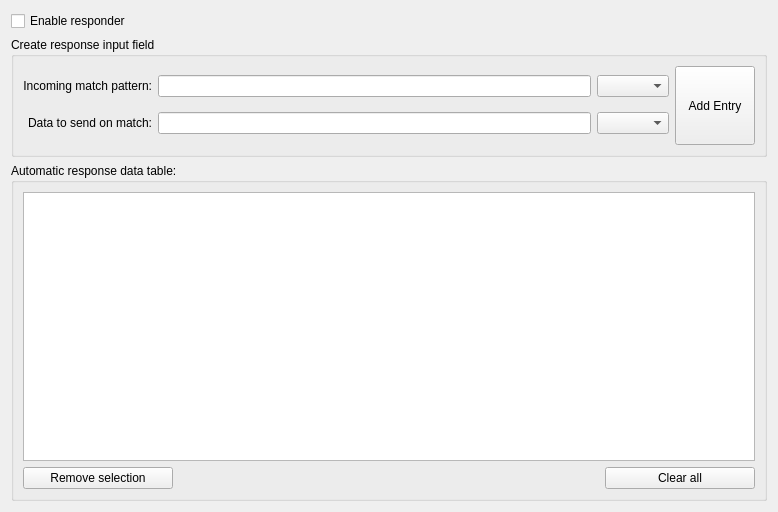
<?xml version="1.0" encoding="UTF-8"?>
<!-- SPDX-License-Identifier: GPL-3.0-only -->
<ui version="4.0">
 <class>ResponderWidget</class>
 <widget class="QWidget" name="ResponderWidget">
  <property name="geometry">
   <rect>
    <x>0</x>
    <y>0</y>
    <width>778</width>
    <height>512</height>
   </rect>
  </property>
  <property name="windowTitle">
   <string>Form</string>
  </property>
  <layout class="QVBoxLayout" name="verticalLayout_2">
   <item>
    <widget class="QCheckBox" name="checkBoxEnableResponder">
     <property name="text">
      <string>Enable responder</string>
     </property>
    </widget>
   </item>
   <item>
    <layout class="QVBoxLayout" name="verticalLayout">
     <item>
      <widget class="QGroupBox" name="groupInput">
       <property name="sizePolicy">
        <sizepolicy hsizetype="Ignored" vsizetype="Minimum">
         <horstretch>0</horstretch>
         <verstretch>0</verstretch>
        </sizepolicy>
       </property>
       <property name="minimumSize">
        <size>
         <width>0</width>
         <height>120</height>
        </size>
       </property>
       <property name="maximumSize">
        <size>
         <width>16777215</width>
         <height>120</height>
        </size>
       </property>
       <property name="title">
        <string>Create response input field</string>
       </property>
       <layout class="QHBoxLayout" name="horizontalLayout">
        <item>
         <layout class="QGridLayout" name="gridLayout">
          <item row="1" column="1">
           <widget class="QLineEdit" name="leDataOutput"/>
          </item>
          <item row="0" column="2">
           <widget class="QComboBox" name="cmbFormatIn"/>
          </item>
          <item row="0" column="1">
           <widget class="QLineEdit" name="leDataInput"/>
          </item>
          <item row="1" column="2">
           <widget class="QComboBox" name="cmbFormatOut"/>
          </item>
          <item row="0" column="0">
           <widget class="QLabel" name="label">
            <property name="text">
             <string>Incoming match pattern:</string>
            </property>
            <property name="alignment">
             <set>Qt::AlignRight|Qt::AlignTrailing|Qt::AlignVCenter</set>
            </property>
           </widget>
          </item>
          <item row="1" column="0">
           <widget class="QLabel" name="label_2">
            <property name="text">
             <string>Data to send on match:</string>
            </property>
            <property name="alignment">
             <set>Qt::AlignRight|Qt::AlignTrailing|Qt::AlignVCenter</set>
            </property>
           </widget>
          </item>
         </layout>
        </item>
        <item>
         <widget class="QPushButton" name="btnAddInput">
          <property name="sizePolicy">
           <sizepolicy hsizetype="Preferred" vsizetype="Expanding">
            <horstretch>0</horstretch>
            <verstretch>0</verstretch>
           </sizepolicy>
          </property>
          <property name="text">
           <string>Add Entry</string>
          </property>
         </widget>
        </item>
       </layout>
      </widget>
     </item>
     <item>
      <widget class="QSplitter" name="splitterTables">
       <property name="orientation">
        <enum>Qt::Horizontal</enum>
       </property>
       <widget class="QGroupBox" name="groupInputTable">
        <property name="title">
         <string>Automatic response data table:</string>
        </property>
        <layout class="QVBoxLayout" name="verticalLayout_3">
         <item>
          <widget class="QTableView" name="tvInput"/>
         </item>
         <item>
          <layout class="QHBoxLayout" name="horizontalLayout_2">
           <item>
            <widget class="QPushButton" name="btnClearSelection">
             <property name="minimumSize">
              <size>
               <width>150</width>
               <height>0</height>
              </size>
             </property>
             <property name="maximumSize">
              <size>
               <width>150</width>
               <height>16777215</height>
              </size>
             </property>
             <property name="text">
              <string>Remove selection</string>
             </property>
            </widget>
           </item>
           <item>
            <spacer name="horizontalSpacer">
             <property name="orientation">
              <enum>Qt::Horizontal</enum>
             </property>
             <property name="sizeHint" stdset="0">
              <size>
               <width>40</width>
               <height>20</height>
              </size>
             </property>
            </spacer>
           </item>
           <item>
            <widget class="QPushButton" name="btnClearAll">
             <property name="minimumSize">
              <size>
               <width>150</width>
               <height>0</height>
              </size>
             </property>
             <property name="maximumSize">
              <size>
               <width>150</width>
               <height>16777215</height>
              </size>
             </property>
             <property name="text">
              <string>Clear all</string>
             </property>
            </widget>
           </item>
          </layout>
         </item>
        </layout>
       </widget>
      </widget>
     </item>
    </layout>
   </item>
  </layout>
 </widget>
 <resources/>
 <connections/>
</ui>
